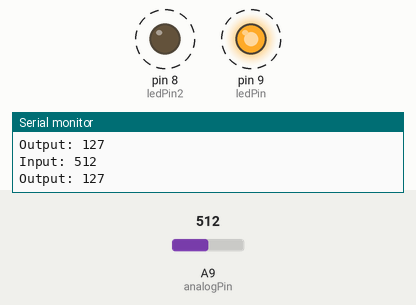
Simulated run of this sketch. Board: Arduino Mega 2560, built with avr-gcc and run on an emulated ATmega2560. Parts: output pins drawn as LEDs (lit = HIGH), the last lines printed to the serial monitor. Dashed ring = blinking. Inputs (shaded band) come from the test bench; at power-on: A9 (analogPin) = 512.

Above: at 1.08 s.
1.3 s: A9 (analogPin) set to 122
4.3 s: A9 (analogPin) set to 0
At 5.2 s:
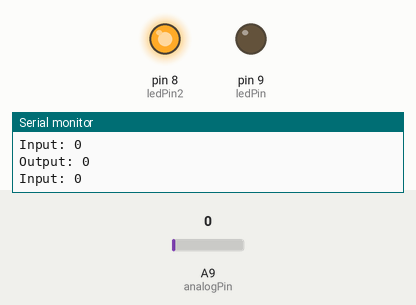
7.3 s: A9 (analogPin) set to 3
8.8 s: A9 (analogPin) set to 6
At 11.7 s:
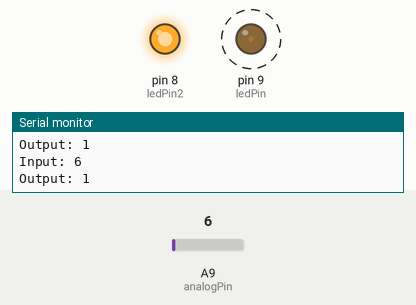
11.8 s: A9 (analogPin) set to 306
At 12.3 s:
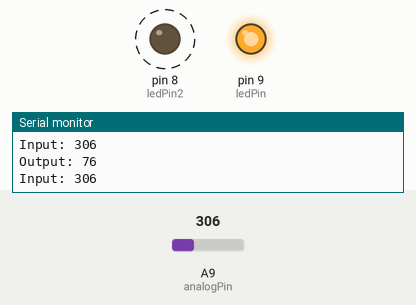
Timing chart, 0 to 15.8 s (numbered marks = the images above; inputs shaded):
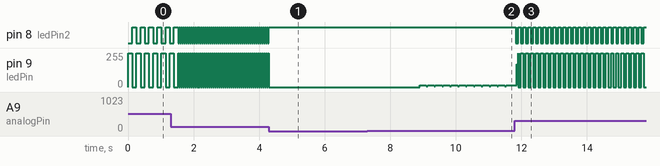

Measured:
- the behaviour switches between 4 and 5 on A9 (analogPin) (found by bisection; images 1 and 2)
- after the input at 4.3 s, pin 8 (ledPin2): stops changing and stays HIGH; pin 9 (ledPin): stops changing and stays 0/255
- after the input at 8.8 s, pin 9 (ledPin): alternates 13/255 for 0.20 s and 7/255 for 0.04 s, starting after 0.10 s
- after the input at 11.8 s, pin 8 (ledPin2): alternates HIGH for 0.08 s and LOW for 0.08 s, starting at once
- by itself, pin 8 (ledPin2): repeats every 0.06 s: LOW 0.03 s, HIGH 0.03 s
- by itself, pin 9 (ledPin): repeats every 0.06 s: 255/255 0.03 s, 0/255 0.03 s

The sketch:

Exo2.ino
```cpp
//Controlling led by potentiometer

//Rotate the shaft of the potentiometer and you should see the luminance of the LED change.

//Email:info@primerobotics.in

//Website:www.primerobotics.in

/******************************************/

const
int analogPin = A9;//the analog input pin attach to

const
int ledPin = 9;//the led attach to

int ledPin2 = 8;//pin 2


int
inputValue = 0;//variable to store the value coming from sensor

int
outputValue = 0;//variable to store the output value

int
buttonState = 0;

int
allume = 1;


//int ledPin = 9;
int potPin = 15;

/******************************************/

void
setup()

{
  //pinMode(ledPin, OUTPUT);
  //pinMode(potPin, INPUT);
  Serial.begin(9600);//set the serial communication baudrate as 9600

}

/******************************************/

void
loop()

{

  inputValue = analogRead(analogPin);//read the value from the potentiometer

  Serial.print("Input: "); //print "Input"

  Serial.println(inputValue); //print inputValue

  outputValue =  map(inputValue, 0, 1023, 0, 255); //Convert from 0-1023 proportional to the number of a number of from 0 to 255

  Serial.print("Output: "); //print "Output"

  Serial.println(outputValue); //print outputValue

  analogWrite(ledPin, outputValue); //turn the LED on depending on the output value

  analogWrite(ledPin2, outputValue); //turn the LED on depending on the output value


  digitalWrite(ledPin, HIGH);
  digitalWrite(ledPin2, LOW);

  delay(outputValue);

  digitalWrite(ledPin2, HIGH);
  digitalWrite(ledPin, LOW);

  delay(outputValue);

  //delay(outputValue);

}

/*******************************************/
```
